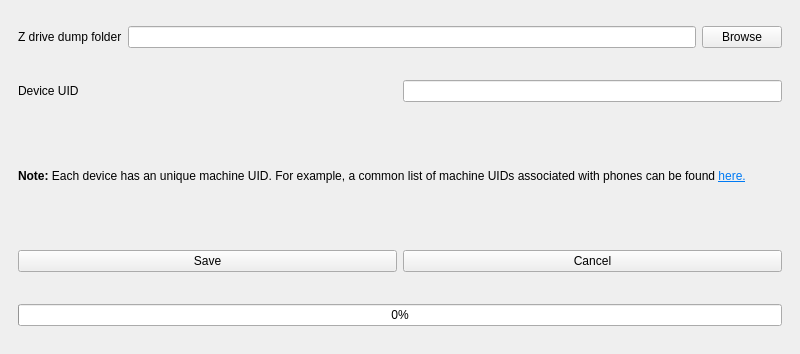
<?xml version="1.0" encoding="UTF-8"?>
<ui version="4.0">
 <class>MainWindow</class>
 <widget class="QMainWindow" name="MainWindow">
  <property name="geometry">
   <rect>
    <x>0</x>
    <y>0</y>
    <width>800</width>
    <height>354</height>
   </rect>
  </property>
  <property name="sizePolicy">
   <sizepolicy hsizetype="Preferred" vsizetype="Fixed">
    <horstretch>0</horstretch>
    <verstretch>0</verstretch>
   </sizepolicy>
  </property>
  <property name="windowTitle">
   <string>RPKG Maker</string>
  </property>
  <property name="windowIcon">
   <iconset resource="main.qrc">
    <normaloff>:/icons/archive.svg</normaloff>:/icons/archive.svg</iconset>
  </property>
  <widget class="QWidget" name="centralwidget">
   <layout class="QGridLayout" name="gridLayout_2">
    <item row="3" column="0">
     <widget class="QWidget" name="packWorkButtonWidget" native="true">
      <property name="sizePolicy">
       <sizepolicy hsizetype="Preferred" vsizetype="Fixed">
        <horstretch>0</horstretch>
        <verstretch>0</verstretch>
       </sizepolicy>
      </property>
      <layout class="QHBoxLayout" name="horizontalLayout_3">
       <item>
        <widget class="QPushButton" name="packSaveButton">
         <property name="text">
          <string>Save</string>
         </property>
        </widget>
       </item>
       <item>
        <widget class="QPushButton" name="packCancelButton">
         <property name="text">
          <string>Cancel</string>
         </property>
         <property name="checkable">
          <bool>false</bool>
         </property>
        </widget>
       </item>
      </layout>
     </widget>
    </item>
    <item row="1" column="0">
     <widget class="QWidget" name="packDeviceUIDWidget" native="true">
      <property name="sizePolicy">
       <sizepolicy hsizetype="Preferred" vsizetype="Fixed">
        <horstretch>0</horstretch>
        <verstretch>0</verstretch>
       </sizepolicy>
      </property>
      <layout class="QHBoxLayout" name="horizontalLayout">
       <item>
        <widget class="QLabel" name="packDeviceUIDLabel">
         <property name="text">
          <string>Device UID</string>
         </property>
        </widget>
       </item>
       <item>
        <widget class="QLineEdit" name="packDeviceUIDLineEdit">
         <property name="sizePolicy">
          <sizepolicy hsizetype="Preferred" vsizetype="Fixed">
           <horstretch>0</horstretch>
           <verstretch>0</verstretch>
          </sizepolicy>
         </property>
        </widget>
       </item>
      </layout>
     </widget>
    </item>
    <item row="0" column="0">
     <widget class="QWidget" name="packZFolderBrowseWidget" native="true">
      <property name="sizePolicy">
       <sizepolicy hsizetype="Preferred" vsizetype="Fixed">
        <horstretch>0</horstretch>
        <verstretch>0</verstretch>
       </sizepolicy>
      </property>
      <layout class="QHBoxLayout" name="horizontalLayout_2">
       <property name="sizeConstraint">
        <enum>QLayout::SetDefaultConstraint</enum>
       </property>
       <item>
        <widget class="QLabel" name="packZFolderBrowseLabel">
         <property name="sizePolicy">
          <sizepolicy hsizetype="Preferred" vsizetype="Fixed">
           <horstretch>0</horstretch>
           <verstretch>0</verstretch>
          </sizepolicy>
         </property>
         <property name="text">
          <string>Z drive dump folder</string>
         </property>
        </widget>
       </item>
       <item>
        <widget class="QLineEdit" name="packZFolderBrowseLineEdit">
         <property name="readOnly">
          <bool>true</bool>
         </property>
        </widget>
       </item>
       <item>
        <widget class="QPushButton" name="packZFolderBrowseBtn">
         <property name="text">
          <string>Browse</string>
         </property>
        </widget>
       </item>
      </layout>
     </widget>
    </item>
    <item row="4" column="0">
     <widget class="QWidget" name="packProgressWidget" native="true">
      <property name="sizePolicy">
       <sizepolicy hsizetype="Preferred" vsizetype="Fixed">
        <horstretch>0</horstretch>
        <verstretch>0</verstretch>
       </sizepolicy>
      </property>
      <layout class="QHBoxLayout" name="packProgressBarWidget">
       <item>
        <widget class="QProgressBar" name="packProgressBar">
         <property name="value">
          <number>0</number>
         </property>
        </widget>
       </item>
      </layout>
     </widget>
    </item>
    <item row="2" column="0">
     <widget class="QWidget" name="horizontalWidget_2" native="true">
      <property name="sizePolicy">
       <sizepolicy hsizetype="Preferred" vsizetype="Fixed">
        <horstretch>0</horstretch>
        <verstretch>0</verstretch>
       </sizepolicy>
      </property>
      <layout class="QHBoxLayout" name="packNoteWidget">
       <item>
        <widget class="QLabel" name="packNoteLabel">
         <property name="sizePolicy">
          <sizepolicy hsizetype="Preferred" vsizetype="Fixed">
           <horstretch>0</horstretch>
           <verstretch>0</verstretch>
          </sizepolicy>
         </property>
         <property name="text">
          <string>&lt;html&gt;&lt;head/&gt;&lt;body&gt;&lt;p&gt;&lt;span style=&quot; font-weight:600;&quot;&gt;Note: &lt;/span&gt;Each device has an unique machine UID. For example, a common list of machine UIDs associated with phones can be found &lt;a href=&quot;https://topic.alibabacloud.com/a/symbian-phone-machine-uid_8_8_31730536.html&quot;&gt;&lt;span style=&quot; text-decoration: underline; color:#007af4;&quot;&gt;here.&lt;/span&gt;&lt;/a&gt;&lt;/p&gt;&lt;/body&gt;&lt;/html&gt;</string>
         </property>
         <property name="scaledContents">
          <bool>false</bool>
         </property>
         <property name="wordWrap">
          <bool>true</bool>
         </property>
         <property name="openExternalLinks">
          <bool>true</bool>
         </property>
        </widget>
       </item>
      </layout>
     </widget>
    </item>
   </layout>
  </widget>
 </widget>
 <resources>
  <include location="main.qrc"/>
 </resources>
 <connections/>
</ui>
